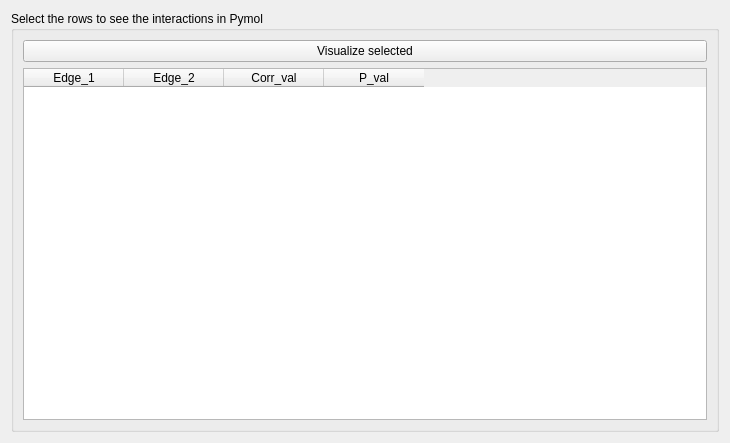
<?xml version="1.0" encoding="UTF-8"?>
<ui version="4.0">
 <class>Form</class>
 <widget class="QWidget" name="Form">
  <property name="geometry">
   <rect>
    <x>0</x>
    <y>0</y>
    <width>730</width>
    <height>443</height>
   </rect>
  </property>
  <property name="sizePolicy">
   <sizepolicy hsizetype="Minimum" vsizetype="Minimum">
    <horstretch>0</horstretch>
    <verstretch>0</verstretch>
   </sizepolicy>
  </property>
  <property name="minimumSize">
   <size>
    <width>730</width>
    <height>400</height>
   </size>
  </property>
  <property name="windowTitle">
   <string>Interaction based analysis</string>
  </property>
  <layout class="QVBoxLayout" name="verticalLayout">
   <property name="sizeConstraint">
    <enum>QLayout::SetDefaultConstraint</enum>
   </property>
   <item>
    <widget class="QGroupBox" name="groupBox">
     <property name="title">
      <string>Select the rows to see the interactions in Pymol</string>
     </property>
     <layout class="QVBoxLayout" name="verticalLayout_2">
      <item>
       <widget class="QPushButton" name="show_corr">
        <property name="sizePolicy">
         <sizepolicy hsizetype="Preferred" vsizetype="Fixed">
          <horstretch>0</horstretch>
          <verstretch>0</verstretch>
         </sizepolicy>
        </property>
        <property name="text">
         <string>Visualize selected</string>
        </property>
        <property name="autoDefault">
         <bool>false</bool>
        </property>
       </widget>
      </item>
      <item>
       <widget class="QTableWidget" name="corrTable">
        <property name="sizePolicy">
         <sizepolicy hsizetype="Minimum" vsizetype="Minimum">
          <horstretch>0</horstretch>
          <verstretch>0</verstretch>
         </sizepolicy>
        </property>
        <property name="styleSheet">
         <string notr="true">QTableWidget::item:selected{ background-color: rgb(140, 167, 183);
                                     color: white; }
                                 </string>
        </property>
        <property name="editTriggers">
         <set>QAbstractItemView::NoEditTriggers</set>
        </property>
        <property name="selectionBehavior">
         <enum>QAbstractItemView::SelectRows</enum>
        </property>
        <property name="showGrid">
         <bool>false</bool>
        </property>
        <property name="sortingEnabled">
         <bool>true</bool>
        </property>
        <property name="cornerButtonEnabled">
         <bool>false</bool>
        </property>
        <column>
         <property name="text">
          <string>Edge_1</string>
         </property>
        </column>
        <column>
         <property name="text">
          <string>Edge_2</string>
         </property>
        </column>
        <column>
         <property name="text">
          <string>Corr_val</string>
         </property>
        </column>
        <column>
         <property name="text">
          <string>P_val</string>
         </property>
        </column>
       </widget>
      </item>
     </layout>
    </widget>
   </item>
  </layout>
 </widget>
 <resources/>
 <connections/>
</ui>
